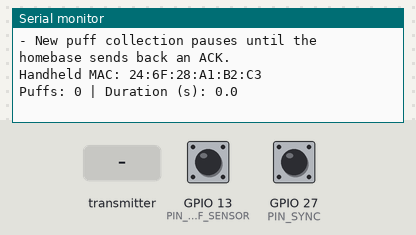
Simulated run of this sketch. Board: ESP32. Shown: the last lines printed to the serial monitor. The test bench sets the inputs (shaded band); at power-on: GPIO 27 (PIN_SYNC) HIGH, GPIO 13 (PIN_PUFF_SENSOR) HIGH.

Above: at 1.2 s.
1.3 s: GPIO 27 (PIN_SYNC) pulled LOW for 0.15 s
At 2.3 s:
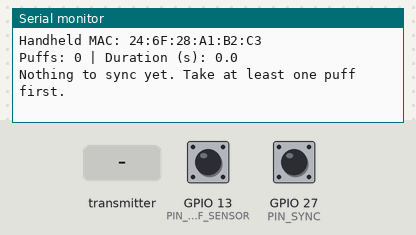
2.9 s: the transmitter starts sending accepted = 0
At 4.8 s:
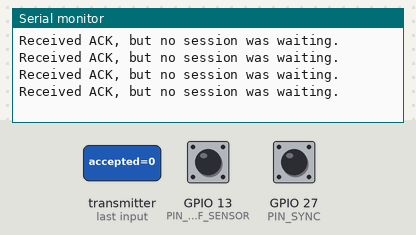
4.9 s: GPIO 13 (PIN_PUFF_SENSOR) pulsed LOW 2 times (0.12 s each, 0.3 s apart)
At 5.44 s:
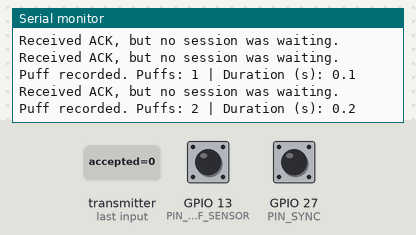
7.0 s: GPIO 27 (PIN_SYNC) pulled LOW for 1 s
At 8.76 s:
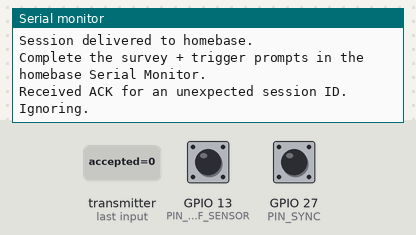
9.5 s: the transmitter starts sending sessionId = 1
At 9.86 s:
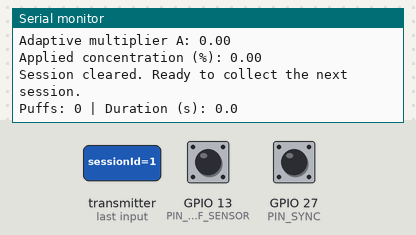

Measured:
- after the input at 1.3 s, the serial monitor: prints a new line after 0.15 s (image 1)
- after the input at 2.9 s, the serial monitor: prints a new line after 0.05 s (image 2)
- after the input at 4.9 s, the serial monitor: prints a new line after 0.12 s (image 3)
- after the input at 7.0 s, the serial monitor: prints a new line after 1.0 s (image 4)
- after the input at 9.5 s, the serial monitor: prints a new line after 0.05 s (image 5)

The sketch:

fadex_handheld_breadboard.ino
```cpp
#include <esp_now.h>
#include <WiFi.h>

// Breadboard handheld:
// - watches the puff sensor
// - accumulates puff count and total puff duration
// - sends one session packet to the homebase when the Sync button is pressed
// - waits for the homebase to finish processing and send back a short result

// Handheld hardware pins from the earlier breadboard prototype.
// The PCB/schematic version moved the puff sensor to GPIO22,
// but the original breadboard code used GPIO13.
constexpr int PIN_PUFF_SENSOR = 13;
constexpr int PIN_SYNC = 27;

// Update this MAC address to match the homebase MAC printed in its Serial Monitor.
uint8_t HOMEBASE_MAC[] = {0x88, 0x57, 0x21, 0x79, 0x8C, 0x80};

// This is the only packet the handheld sends in the breadboard version.
// We keep it small so bring-up is easy:
// the homebase will ask the operator for survey + trigger data later.
struct SessionData {
  uint32_t totalPuffs;
  float totalDuration;
  uint32_t sessionId;
};

// The homebase sends this after it has collected operator input,
// run the algorithm, and finished the dosing calculation.
struct SyncAck {
  bool accepted;
  uint32_t sessionId;
  float adaptiveMultiplier;
  float appliedConcentration;
  char scenarioId[4];
};

SessionData currentSession = {};
SyncAck lastAck = {};

volatile bool sendComplete = false;
volatile bool sendSucceeded = false;
volatile bool ackReceived = false;

// While we are waiting for the homebase operator to finish entering data,
// we intentionally pause new puff collection so one treatment cycle maps to one packet.
bool waitingForAck = false;
uint32_t nextSessionId = 1;

void printMacAddress() {
  uint8_t mac[6];
  WiFi.macAddress(mac);

  Serial.print("Handheld MAC: ");
  for (int i = 0; i < 6; ++i) {
    if (i > 0) {
      Serial.print(":");
    }
    if (mac[i] < 16) {
      Serial.print("0");
    }
    Serial.print(mac[i], HEX);
  }
  Serial.println();
}

void clearSession() {
  currentSession.totalPuffs = 0;
  currentSession.totalDuration = 0.0f;
  currentSession.sessionId = 0;
}

bool buttonPressed(int pin) {
  if (digitalRead(pin) != LOW) {
    return false;
  }

  delay(25);
  if (digitalRead(pin) != LOW) {
    return false;
  }

  while (digitalRead(pin) == LOW) {
    delay(5);
  }

  return true;
}

void printSessionTotals() {
  Serial.print("Puffs: ");
  Serial.print(currentSession.totalPuffs);
  Serial.print(" | Duration (s): ");
  Serial.println(currentSession.totalDuration, 1);
}

void onDataSent(const wifi_tx_info_t *info, esp_now_send_status_t status) {
  (void)info;
  sendSucceeded = (status == ESP_NOW_SEND_SUCCESS);
  sendComplete = true;
}

void onDataRecv(const esp_now_recv_info *info, const uint8_t *data, int len) {
  (void)info;
  if (len != sizeof(SyncAck)) {
    return;
  }

  memcpy(&lastAck, data, sizeof(lastAck));
  ackReceived = true;
}

void ensurePeerRegistered() {
  if (esp_now_is_peer_exist(HOMEBASE_MAC)) {
    return;
  }

  esp_now_peer_info_t peerInfo = {};
  memcpy(peerInfo.peer_addr, HOMEBASE_MAC, 6);
  peerInfo.channel = 0;
  peerInfo.encrypt = false;
  esp_now_add_peer(&peerInfo);
}

void processPuffSensor() {
  if (digitalRead(PIN_PUFF_SENSOR) != LOW) {
    return;
  }

  const unsigned long startMs = millis();
  while (digitalRead(PIN_PUFF_SENSOR) == LOW) {
    delay(1);
  }

  const float durationSeconds = (millis() - startMs) / 1000.0f;
  if (durationSeconds < 0.05f) {
    return;
  }

  currentSession.totalPuffs++;
  currentSession.totalDuration += durationSeconds;

  Serial.print("Puff recorded. ");
  printSessionTotals();
}

void handleAckIfReady() {
  if (!ackReceived) {
    return;
  }

  ackReceived = false;

  if (!waitingForAck) {
    Serial.println("Received ACK, but no session was waiting.");
    return;
  }

  if (lastAck.sessionId != nextSessionId) {
    Serial.println("Received ACK for an unexpected session ID. Ignoring.");
    return;
  }

  waitingForAck = false;

  Serial.println();
  Serial.println("--- HOMEBASE RESULT ---");
  Serial.print("Scenario: ");
  Serial.println(lastAck.scenarioId);
  Serial.print("Adaptive multiplier A: ");
  Serial.println(lastAck.adaptiveMultiplier, 2);
  Serial.print("Applied concentration (%): ");
  Serial.println(lastAck.appliedConcentration, 2);

  clearSession();
  nextSessionId++;

  Serial.println("Session cleared. Ready to collect the next session.");
  printSessionTotals();
}

void sendCurrentSession() {
  if (waitingForAck) {
    Serial.println("Still waiting for the last ACK. Finish the prompts on the homebase first.");
    return;
  }

  if (currentSession.totalPuffs == 0 && currentSession.totalDuration < 0.05f) {
    Serial.println("Nothing to sync yet. Take at least one puff first.");
    return;
  }

  currentSession.sessionId = nextSessionId;

  sendComplete = false;
  sendSucceeded = false;
  ackReceived = false;

  Serial.println();
  Serial.println("Sending session to homebase...");
  printSessionTotals();
  Serial.print("Session ID: ");
  Serial.println(currentSession.sessionId);

  const esp_err_t result =
    esp_now_send(HOMEBASE_MAC, reinterpret_cast<uint8_t *>(&currentSession), sizeof(currentSession));

  if (result != ESP_OK) {
    Serial.print("Failed to start ESP-NOW send. Error code: ");
    Serial.println(result);
    return;
  }

  const unsigned long waitStart = millis();
  while (!sendComplete && (millis() - waitStart) < 1500) {
    delay(10);
  }

  if (!sendComplete || !sendSucceeded) {
    Serial.println("Radio send failed. Session data is still stored locally.");
    return;
  }

  waitingForAck = true;
  Serial.println("Session delivered to homebase.");
  Serial.println("Complete the survey + trigger prompts in the homebase Serial Monitor.");
}

void printStartupHelp() {
  Serial.println();
  Serial.println("Handheld breadboard build ready.");
  Serial.println("Behavior:");
  Serial.println("- Puff sensor on GPIO13 records puff duration and puff count.");
  Serial.println("- Sync button on GPIO27 sends the current session to the homebase.");
  Serial.println("- New puff collection pauses until the homebase sends back an ACK.");
  Serial.println();
}

void setup() {
  Serial.begin(115200);
  WiFi.mode(WIFI_STA);

  pinMode(PIN_PUFF_SENSOR, INPUT_PULLUP);
  pinMode(PIN_SYNC, INPUT_PULLUP);

  if (esp_now_init() != ESP_OK) {
    Serial.println("ESP-NOW init failed on handheld.");
    return;
  }

  esp_now_register_send_cb(onDataSent);
  esp_now_register_recv_cb(onDataRecv);
  ensurePeerRegistered();

  printStartupHelp();
  printMacAddress();
  printSessionTotals();
}

void loop() {
  handleAckIfReady();

  if (!waitingForAck) {
    processPuffSensor();
  }

  if (buttonPressed(PIN_SYNC)) {
    sendCurrentSession();
  }
}
```
